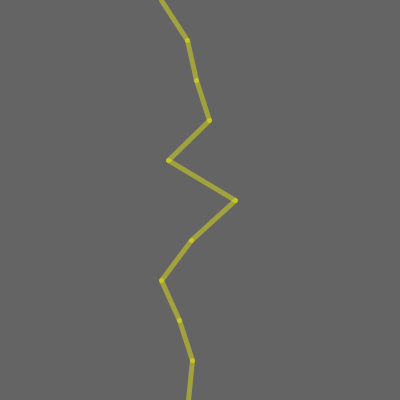
Frame 1 (no input)
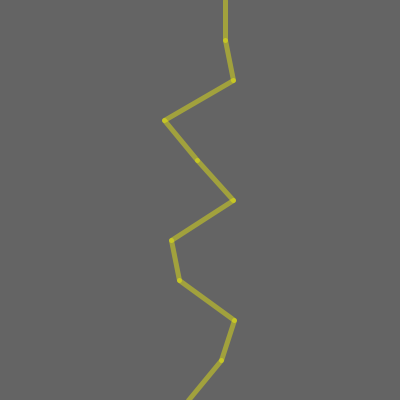
Frame 60 (the mouse pressed at the canvas centre just before this capture)
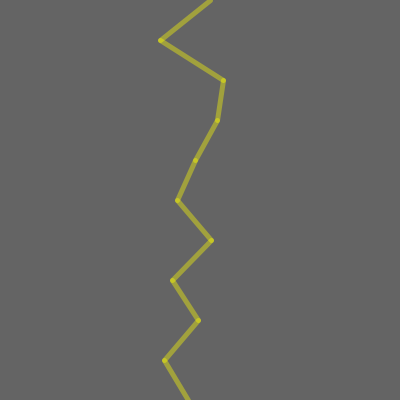
Frame 120 (the mouse held since frame 60 and released just before this capture)

The Processing sketch that drew these frames (run headless with seeded random() and noise(); from frame 60 on, the mouse is pressed at the canvas centre):

// Processing sketch: processing_164544
// ── processing_164544.pde

float[] x = new float[11];
float[] y = new float[11];

void setup(){
  size(400,400);
  smooth();
  for(int i = 0; i < x.length; i++){
    x[i]= width/2 + random(-20,20);
    y[i] = i*40;
  }
}

void draw(){
  background(100);
  stroke(255,255,0,100);
  strokeWeight(5);
  // Set a random value for X
  for(int i = 0; i < 10; i++){
    x[i]= width/2 + random(-40,40);
  }

  for(int i = 0; i < y.length-1; i++){
    line(x[i], y[i], x[i+1], y[i+1]); 
  }
}
